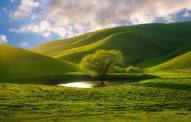
%> input picture Semester_Material/Semester_4/Digital_Image_Processing/Lab/download3.png, 191 x 122 px
$ octave Histogram.m   (GNU Octave 9; MATLAB toolbox functions it lacks are replaced by stand-ins)
%> lines starting %> are read from the running program, lines starting %| are printed output that depends on the picture
%% To clear the console & terminall
clc;
clear all;
%% Plotting histogram of image
A = imread("E:\Digital Image Processing\Lab\download3.png");
%> A is the input picture: size 122x191x3 uint8; mean R, G, B 111.6, 116.9, 68.4

A = rgb2gray(A);
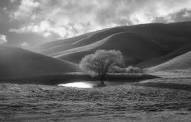
%> A: size 122x191 uint8; min 5, max 253, mean 109.8
subplot(1,3,1);
imshow(A); title('Orignal image');

[m,n] = size(A);
%> m = 122; n = 191
intensities = zeros(1,256);

for i = 1:m
    for j = 1:n
        intensities(A(i,j)+1)=intensities(A(i,j)+1)+1;
    end
end
%> after the loop, intensities = 256 values, max 269 at index 70, min 0 at index 1, mean 91.02

subplot(1,3,2);
plot(intensities); title('Histogram');
xlabel('Intensity');
ylabel('frequency');

subplot(1,3,3);
imhist(A); title('Histogram built-in');
xlabel('Intensity');
ylabel('frequency');
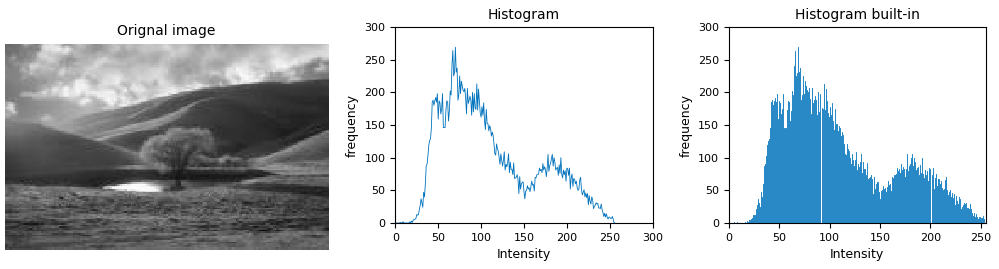
%> figure redrawn from the program's plot data, 3 panels
